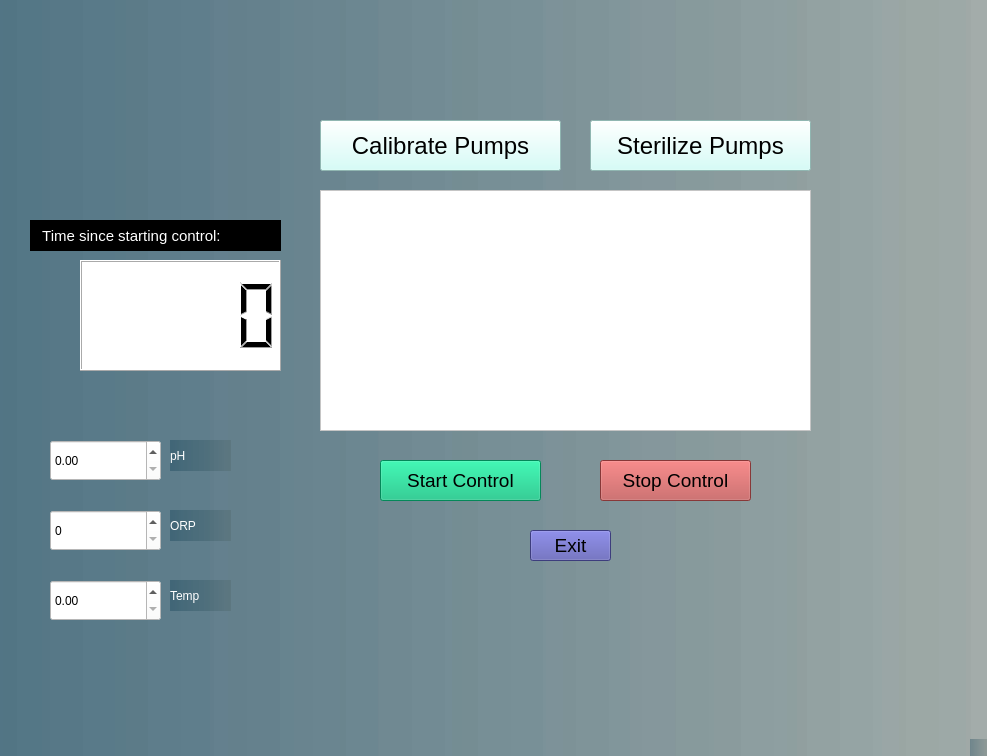
<?xml version="1.0" encoding="UTF-8"?>
<ui version="4.0">
 <class>MainWindow</class>
 <widget class="QMainWindow" name="MainWindow">
  <property name="geometry">
   <rect>
    <x>0</x>
    <y>0</y>
    <width>987</width>
    <height>756</height>
   </rect>
  </property>
  <property name="windowTitle">
   <string>MainWindow</string>
  </property>
  <property name="styleSheet">
   <string notr="true">background-color: qlineargradient(spread:pad, x1:0, y1:0, x2:1, y2:0, stop:0 rgba(0, 50, 75, 80), stop:1 rgba(60, 80, 75, 50));</string>
  </property>
  <widget class="QWidget" name="centralwidget">
   <widget class="QPushButton" name="calibrate">
    <property name="geometry">
     <rect>
      <x>320</x>
      <y>120</y>
      <width>241</width>
      <height>51</height>
     </rect>
    </property>
    <property name="font">
     <font>
      <family>MS UI Gothic</family>
      <pointsize>18</pointsize>
     </font>
    </property>
    <property name="styleSheet">
     <string notr="true">background-color: rgb(202, 255, 248);</string>
    </property>
    <property name="text">
     <string>Calibrate Pumps</string>
    </property>
   </widget>
   <widget class="QPushButton" name="start">
    <property name="geometry">
     <rect>
      <x>380</x>
      <y>460</y>
      <width>161</width>
      <height>41</height>
     </rect>
    </property>
    <property name="font">
     <font>
      <family>MS UI Gothic</family>
      <pointsize>14</pointsize>
     </font>
    </property>
    <property name="autoFillBackground">
     <bool>false</bool>
    </property>
    <property name="styleSheet">
     <string notr="true">background-color: rgb(5, 190, 125);
border-color: rgb(0, 0, 0);</string>
    </property>
    <property name="text">
     <string>Start Control</string>
    </property>
   </widget>
   <widget class="QPushButton" name="exit">
    <property name="geometry">
     <rect>
      <x>530</x>
      <y>530</y>
      <width>81</width>
      <height>31</height>
     </rect>
    </property>
    <property name="font">
     <font>
      <family>MS UI Gothic</family>
      <pointsize>14</pointsize>
     </font>
    </property>
    <property name="styleSheet">
     <string notr="true">color: rgb(0, 0, 0);
background-color: rgb(85, 85, 175);</string>
    </property>
    <property name="text">
     <string>Exit</string>
    </property>
   </widget>
   <widget class="QPushButton" name="stop">
    <property name="geometry">
     <rect>
      <x>600</x>
      <y>460</y>
      <width>151</width>
      <height>41</height>
     </rect>
    </property>
    <property name="font">
     <font>
      <family>MS UI Gothic</family>
      <pointsize>14</pointsize>
     </font>
    </property>
    <property name="styleSheet">
     <string notr="true">background-color: rgb(190, 79, 79);</string>
    </property>
    <property name="text">
     <string>Stop Control</string>
    </property>
   </widget>
   <widget class="QTextBrowser" name="textBrowser">
    <property name="geometry">
     <rect>
      <x>320</x>
      <y>190</y>
      <width>491</width>
      <height>241</height>
     </rect>
    </property>
    <property name="styleSheet">
     <string notr="true">color: rgb(0, 0, 0);
background-color: rgb(255, 255, 255);</string>
    </property>
    <property name="html">
     <string>&lt;!DOCTYPE HTML PUBLIC &quot;-//W3C//DTD HTML 4.0//EN&quot; &quot;http://www.w3.org/TR/REC-html40/strict.dtd&quot;&gt;
&lt;html&gt;&lt;head&gt;&lt;meta name=&quot;qrichtext&quot; content=&quot;1&quot; /&gt;&lt;style type=&quot;text/css&quot;&gt;
p, li { white-space: pre-wrap; }
&lt;/style&gt;&lt;/head&gt;&lt;body style=&quot; font-family:'MS Shell Dlg 2'; font-size:7.8pt; font-weight:400; font-style:normal;&quot;&gt;
&lt;p style=&quot;-qt-paragraph-type:empty; margin-top:0px; margin-bottom:0px; margin-left:0px; margin-right:0px; -qt-block-indent:0; text-indent:0px;&quot;&gt;&lt;br /&gt;&lt;/p&gt;&lt;/body&gt;&lt;/html&gt;</string>
    </property>
   </widget>
   <widget class="QLCDNumber" name="timeSince">
    <property name="geometry">
     <rect>
      <x>80</x>
      <y>260</y>
      <width>201</width>
      <height>111</height>
     </rect>
    </property>
    <property name="styleSheet">
     <string notr="true">background-color: rgb(255, 255, 255);</string>
    </property>
   </widget>
   <widget class="QLabel" name="clockLabel">
    <property name="geometry">
     <rect>
      <x>30</x>
      <y>220</y>
      <width>251</width>
      <height>31</height>
     </rect>
    </property>
    <property name="font">
     <font>
      <pointsize>11</pointsize>
     </font>
    </property>
    <property name="styleSheet">
     <string notr="true">background-color: rgb(0, 0, 0);
color: rgb(255, 255, 255);</string>
    </property>
    <property name="text">
     <string>   Time since starting control:</string>
    </property>
   </widget>
   <widget class="QPushButton" name="sterilize">
    <property name="geometry">
     <rect>
      <x>590</x>
      <y>120</y>
      <width>221</width>
      <height>51</height>
     </rect>
    </property>
    <property name="font">
     <font>
      <family>MS UI Gothic</family>
      <pointsize>18</pointsize>
     </font>
    </property>
    <property name="styleSheet">
     <string notr="true">background-color: rgb(202, 255, 248);</string>
    </property>
    <property name="text">
     <string>Sterilize Pumps</string>
    </property>
   </widget>
   <widget class="QDoubleSpinBox" name="pH">
    <property name="geometry">
     <rect>
      <x>50</x>
      <y>440</y>
      <width>111</width>
      <height>41</height>
     </rect>
    </property>
    <property name="styleSheet">
     <string notr="true">color:rgb(0, 0, 0);
font: 14pt &quot;MS Shell Dlg 2&quot;;
background-color: rgb(255, 255, 255);</string>
    </property>
   </widget>
   <widget class="QSpinBox" name="orp">
    <property name="geometry">
     <rect>
      <x>50</x>
      <y>510</y>
      <width>111</width>
      <height>41</height>
     </rect>
    </property>
    <property name="styleSheet">
     <string notr="true">color:rgb(0, 0, 0);
font: 14pt &quot;MS Shell Dlg 2&quot;;
background-color: rgb(255, 255, 255);</string>
    </property>
   </widget>
   <widget class="QDoubleSpinBox" name="temp">
    <property name="geometry">
     <rect>
      <x>50</x>
      <y>580</y>
      <width>111</width>
      <height>41</height>
     </rect>
    </property>
    <property name="styleSheet">
     <string notr="true">color:rgb(0, 0, 0);
font: 14pt &quot;MS Shell Dlg 2&quot;;
background-color: rgb(255, 255, 255);</string>
    </property>
   </widget>
   <widget class="QLabel" name="pHLabel">
    <property name="geometry">
     <rect>
      <x>170</x>
      <y>440</y>
      <width>61</width>
      <height>31</height>
     </rect>
    </property>
    <property name="styleSheet">
     <string notr="true">font: 14pt &quot;MS Shell Dlg 2&quot;;
color: rgb(255, 255, 255);</string>
    </property>
    <property name="text">
     <string>pH</string>
    </property>
   </widget>
   <widget class="QLabel" name="orpLabel">
    <property name="geometry">
     <rect>
      <x>170</x>
      <y>510</y>
      <width>61</width>
      <height>31</height>
     </rect>
    </property>
    <property name="styleSheet">
     <string notr="true">font: 14pt &quot;MS Shell Dlg 2&quot;;
color: rgb(255, 255, 255);</string>
    </property>
    <property name="text">
     <string>ORP</string>
    </property>
   </widget>
   <widget class="QLabel" name="label_3">
    <property name="geometry">
     <rect>
      <x>170</x>
      <y>580</y>
      <width>61</width>
      <height>31</height>
     </rect>
    </property>
    <property name="styleSheet">
     <string notr="true">font: 14pt &quot;MS Shell Dlg 2&quot;;
color: rgb(255, 255, 255);</string>
    </property>
    <property name="text">
     <string>Temp</string>
    </property>
   </widget>
  </widget>
  <widget class="QMenuBar" name="menubar">
   <property name="geometry">
    <rect>
     <x>0</x>
     <y>0</y>
     <width>987</width>
     <height>26</height>
    </rect>
   </property>
  </widget>
  <widget class="QStatusBar" name="statusbar"/>
 </widget>
 <resources/>
 <connections/>
</ui>
